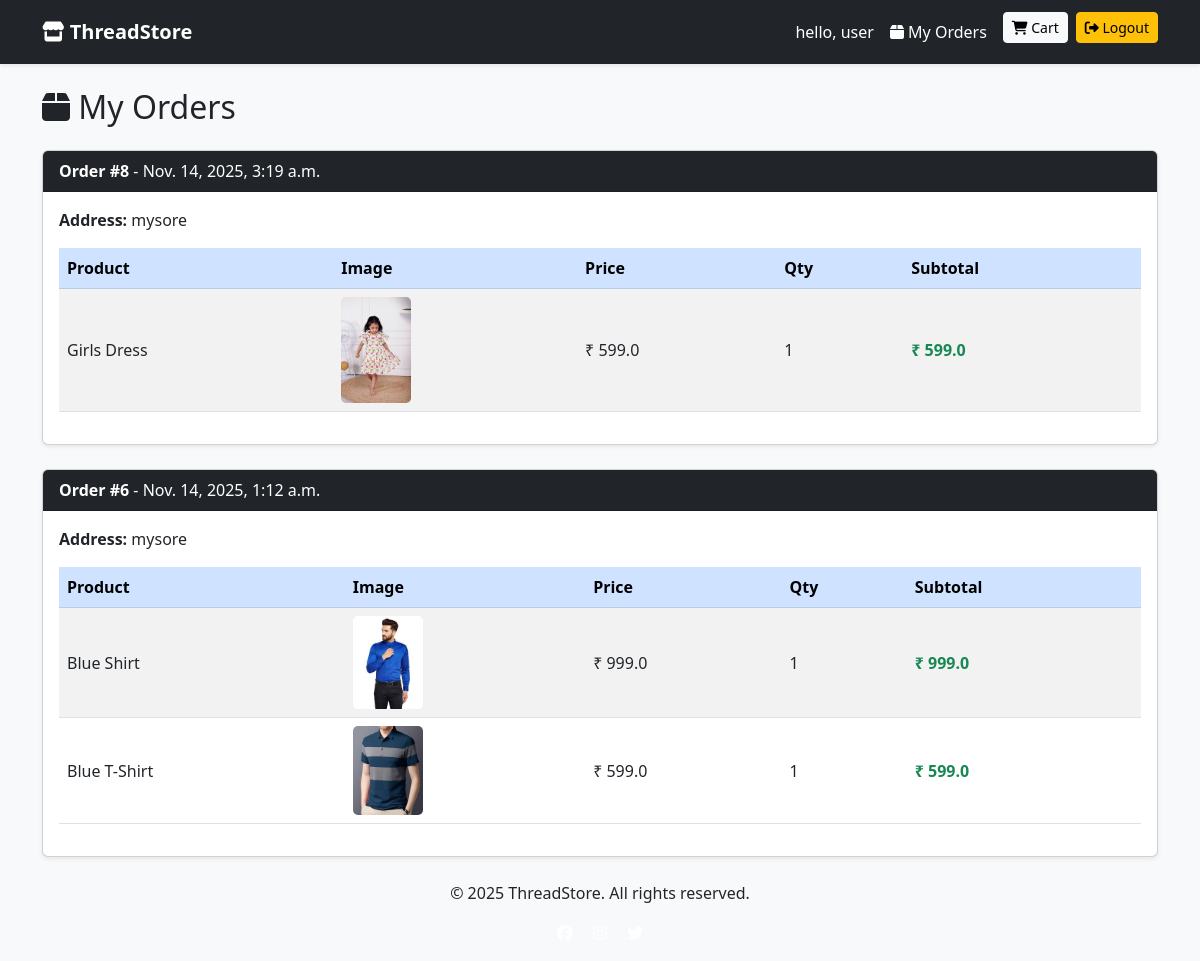
/my-orders/ (signed in), run on the app's committed database.
### store/models.py (models this page shows, shortened)
class Order(models.Model):
    user = models.ForeignKey(User, on_delete=models.CASCADE, null=True, blank=True)
    name = models.CharField(max_length=100)
    email = models.EmailField()
    address = models.TextField()
    created_at = models.DateTimeField(auto_now_add=True)

class OrderItem(models.Model):
    order = models.ForeignKey(Order, on_delete=models.CASCADE)
    product = models.ForeignKey(Product, on_delete=models.CASCADE)
    quantity = models.IntegerField()
    price = models.FloatField()
    def subtotal(self):
        return self.quantity * self.price

class Product(models.Model):
    category = models.ForeignKey(Category, on_delete=models.CASCADE)
    title = models.CharField(max_length=200)
    description = models.TextField()
    price = models.FloatField()
    image = models.ImageField(upload_to='products/')
    stock = models.IntegerField(default=10)

### store/views.py (the view)
# urls.py: path('my-orders/', views.my_orders, name="my_orders"),
def my_orders(request):
    if not request.user.is_authenticated:
        return redirect("login")
    orders = (
        Order.objects
        .filter(user=request.user)
        .prefetch_related("orderitem_set__product")
        .order_by("-created_at")
    )
    return render(request, "store/my_orders.html", {"orders": orders})

### templates/store/my_orders.html
{% extends "store/base.html" %}
{% block content %}
<h2 class="mb-4"><i class="fa-solid fa-box"></i> My Orders</h2>
{% for order in orders %}
<div class="card shadow-sm mb-4">
  <div class="card-header bg-dark text-white">
    <strong>Order #{{ order.id }}</strong>
    <span class="text-light-50"> - {{ order.created_at }}</span>
  </div>
  <div class="card-body">
    <p><strong>Address:</strong> {{ order.address }}</p>
    <table class="table table-striped align-middle">
      <thead class="table-primary">
        <tr>
          <th>Product</th>
          <th>Image</th>
          <th>Price</th>
          <th>Qty</th>
          <th>Subtotal</th>
        </tr>
      </thead>
      <tbody>
        {% for item in order.orderitem_set.all %}
        <tr>
          <td>{{ item.product.title }}</td>
          <td><img src="{{ item.product.image.url }}" style="width:70px; border-radius:5px;"></td>
          <td>₹ {{ item.price }}</td>
          <td>{{ item.quantity }}</td>
          <td class="fw-bold text-success">₹ {{ item.subtotal }}</td>
        </tr>
        {% endfor %}
      </tbody>
    </table>
  </div>
</div>
{% empty %}
<p>No orders yet.</p>
{% endfor %}
{% endblock %}

### templates/store/base.html (shortened to what this page needs)
<!DOCTYPE html>
<html>
<head>
    <link href="https://cdn.jsdelivr.net/npm/bootstrap@5.3.0/dist/css/bootstrap.min.css" rel="stylesheet">
    <link href="https://cdnjs.cloudflare.com/ajax/libs/font-awesome/6.5.0/css/all.min.css" rel="stylesheet">
</head>
<body>
<nav class="navbar navbar-dark bg-dark navbar-expand-lg shadow-sm">
  <div class="container">
    <a class="navbar-brand fw-bold" href="/">
        <i class="fa-solid fa-store"></i> ThreadStore
    </a>
    <div class="collapse navbar-collapse" id="navMenu">
      <ul class="navbar-nav">
        {% if user.is_authenticated %}
        <li class="nav-item">
          <a class="nav-link text-white" href="/">
             hello, {{user.username}}
          </a>
        </li>
        <li class="nav-item">
          <a class="nav-link text-white" href="/my-orders/">
            <i class="fa-solid fa-box"></i> My Orders
          </a>
        </li>
        <li class="nav-item ms-2">
          <a class="btn btn-light btn-sm" href="/cart/">
            <i class="fa-solid fa-cart-shopping"></i> Cart
          </a>
        </li>
        <li class="nav-item ms-2">
          <a class="btn btn-warning btn-sm" href="/logout/">
            <i class="fa-solid fa-right-from-bracket"></i> Logout
          </a>
        </li>
        {% endif %}
      </ul>
    </div>
  </div>
</nav>
<div class="container mt-4">
  {% block content %}{% endblock %}
</div>
<footer>
  <div class="container text-center">
    <p>© 2025 ThreadStore. All rights reserved.</p>
    <p>
      <a href="https://www.facebook.com" target="_blank" class="text-white mx-2"><i class="fa-brands fa-facebook"></i></a>
      <a href="https://www.instagram.com" target="_blank" class="text-white mx-2"><i class="fa-brands fa-instagram"></i></a>
      <a href="https://www.twitter.com" target="_blank" class="text-white mx-2"><i class="fa-brands fa-twitter"></i></a>
    </p>
  </div>
</footer>
</body>
</html>

### templates/store/base.html (style rules this page uses)
body { background: #f8f9fa; }
.navbar { padding: 12px 0; }

### data on the page
Order: id "8", created_at "Nov. 14, 2025, 3:19 a.m.", address "mysore"
OrderItem: product "Girls Dress", product.image (picture), price "599.0", quantity "1", subtotal "599.0"
Order: id "6", created_at "Nov. 14, 2025, 1:12 a.m.", address "mysore"
OrderItem: product "Blue Shirt", product.image (picture), price "999.0", quantity "1", subtotal "999.0"
OrderItem: product "Blue T-Shirt", product.image (picture), price "599.0", quantity "1", subtotal "599.0"

### other printed values
{{ user.username }} "user"
